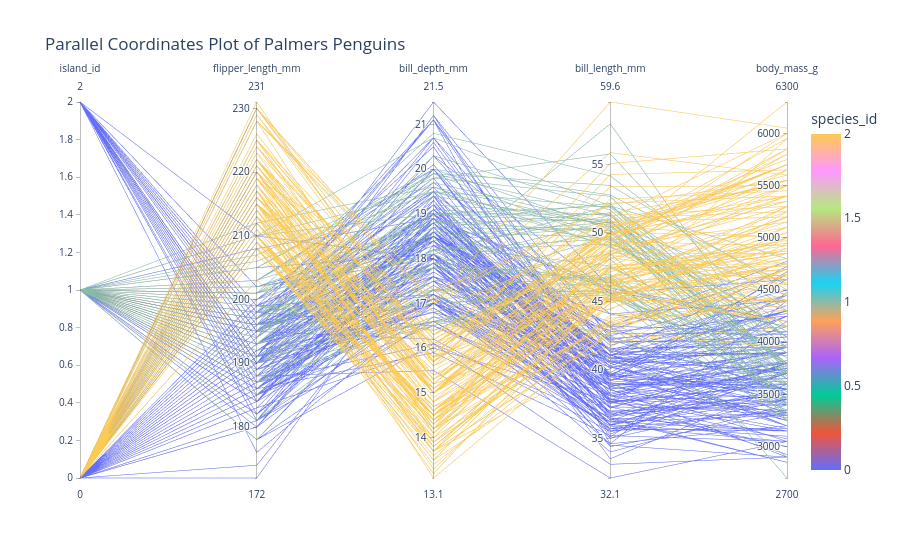

This figure's notebook cell:
### Markdown cell above
## Parallel Coordinate Plots

Parallel coordinate plots are powerful tools for visualizing high-dimensional data. Each variable is represented as a vertical axis, and each data point is drawn as a line connecting its values across these axes. This technique helps reveal patterns, correlations, and clusters across many variables at once.

### Code cell
# You must create numerical encodings for categorical variables otherwise the function won't work
df['species_id'] = pd.Categorical(df['species']).codes
df['island_id'] = pd.Categorical(df['island']).codes

fig = px.parallel_coordinates(
    df,
    color="species_id",
    dimensions=["island_id", "flipper_length_mm", "bill_depth_mm", "bill_length_mm", "body_mass_g"],
    color_continuous_scale=px.colors.qualitative.Plotly,
    title="Parallel Coordinates Plot of Palmers Penguins"
)

fig.show()

### Figure 1 — Plotly figure (JSON) as saved in the notebook; plotly's stock layout.template omitted (floating-point values rounded to 4 significant figures; data arrays with more than 128 entries replaced by an {"elided": "..."} marker saying what was removed)
{"data": [{"dimensions": [{"label": "island_id", "values": {"elided": "333 int values"}}, {"label": "flipper_length_mm", "values": {"elided": "333 float values"}}, {"label": "bill_depth_mm", "values": {"elided": "333 float values"}}, {"label": "bill_length_mm", "values": {"elided": "333 float values"}}, {"label": "body_mass_g", "values": {"elided": "333 float values"}}], "domain": {"x": [0, 1], "y": [0, 1]}, "line": {"color": {"elided": "333 int values"}, "coloraxis": "coloraxis"}, "name": "", "type": "parcoords"}], "layout": {"coloraxis": {"colorbar": {"title": {"text": "species_id"}}, "colorscale": [[0, "#636EFA"], [0.1111, "#EF553B"], [0.2222, "#00CC96"], [0.3333, "#AB63FA"], [0.4444, "#FFA15A"], [0.5556, "#19D3F3"], [0.6667, "#FF6692"], [0.7778, "#B6E880"], [0.8889, "#FF97FF"], [1, "#FECB52"]]}, "legend": {"tracegroupgap": 0}, "title": {"text": "Parallel Coordinates Plot of Palmers Penguins"}}}
